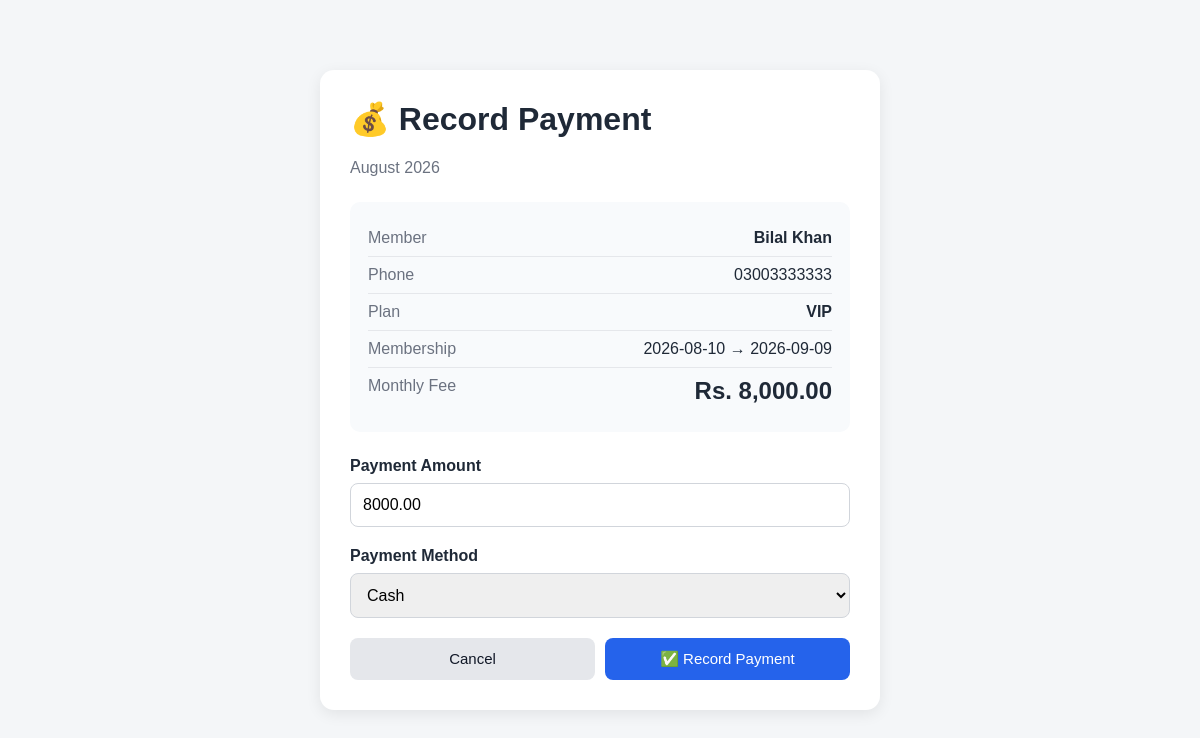
The app's page /record_payment.php?member_id=3 (signed in) with its own data.
### tables this page shows
CREATE TABLE `member_memberships` (
  `membership_id` int NOT NULL AUTO_INCREMENT,
  `member_id` int NOT NULL,
  `plan_id` int NOT NULL,
  `start_date` date NOT NULL,
  `end_date` date NOT NULL,
  `status` enum('active','expired','cancelled') DEFAULT 'active',
  PRIMARY KEY (`membership_id`),
  KEY `member_id` (`member_id`),
  KEY `plan_id` (`plan_id`),
  CONSTRAINT `member_memberships_ibfk_1` FOREIGN KEY (`member_id`) REFERENCES `members` (`member_id`),
  CONSTRAINT `member_memberships_ibfk_2` FOREIGN KEY (`plan_id`) REFERENCES `membership_plans` (`plan_id`)
);

CREATE TABLE `members` (
  `member_id` int NOT NULL AUTO_INCREMENT,
  `gym_id` int NOT NULL,
  `name` varchar(100) NOT NULL,
  `phone` varchar(20) DEFAULT NULL,
  `email` varchar(150) DEFAULT NULL,
  `joining_date` date NOT NULL,
  `status` enum('active','inactive') DEFAULT 'active',
  PRIMARY KEY (`member_id`),
  KEY `fk_members_gym` (`gym_id`),
  CONSTRAINT `fk_members_gym` FOREIGN KEY (`gym_id`) REFERENCES `gyms` (`gym_id`)
);

CREATE TABLE `membership_plans` (
  `plan_id` int NOT NULL AUTO_INCREMENT,
  `gym_id` int NOT NULL,
  `plan_name` varchar(100) NOT NULL,
  `price` decimal(10,2) NOT NULL,
  `duration_months` int NOT NULL,
  `description` text,
  PRIMARY KEY (`plan_id`),
  KEY `fk_plans_gym` (`gym_id`),
  CONSTRAINT `fk_plans_gym` FOREIGN KEY (`gym_id`) REFERENCES `gyms` (`gym_id`)
);

### record_payment.php (the view, shortened to what this page needs)
<?php
require_once "backend/db.php";
$owner_id = $_SESSION["owner_id"];
$member_id = (int) $_GET["member_id"];
$sql = "SELECT
            gym_id,
            gym_name
        FROM gyms
        WHERE owner_id = ?";
$stmt = $conn->prepare($sql);
$stmt->bind_param(
    "i",
    $owner_id
);
$stmt->execute();
$result = $stmt->get_result();
$gym = $result->fetch_assoc();
$gym_id = $gym["gym_id"];
$current_month = date("Y-m-01");
$sql = "SELECT
            m.member_id,
            m.name,
            m.phone,
            mm.membership_id,
            mm.start_date,
            mm.end_date,
            mp.plan_id,
            mp.plan_name,
            mp.price
        FROM members m
        INNER JOIN member_memberships mm
            ON m.member_id = mm.member_id
        INNER JOIN membership_plans mp
            ON mm.plan_id = mp.plan_id
        WHERE m.member_id = ?
        AND m.gym_id = ?
        AND m.status = 'active'
        AND mm.status = 'active'
        AND mm.start_date <= LAST_DAY(?)
        AND mm.end_date >= ?
        ORDER BY mm.membership_id DESC
        LIMIT 1";
$stmt = $conn->prepare($sql);
$stmt->bind_param(
    "iiss",
    $member_id,
    $gym_id,
    $current_month,
    $current_month
);
$stmt->execute();
$result = $stmt->get_result();
$member = $result->fetch_assoc();
?>
<!DOCTYPE html>
<html lang="en">
<head>
    <link rel = "stylesheet" href = "css/record_payment.css">
</head>
<body>
<div class="container">
    <div class="card">
        <h1>
            💰 Record Payment
        </h1>
        <p class="month">
            <?php
            echo date(
                "F Y",
                strtotime($current_month)
            );
            ?>
        </p>
        <div class="info">
            <div class="info-row">
                <span class="label">
                    Member
                </span>
                <strong>
                    <?php
                    echo htmlspecialchars(
                        $member["name"]
                    );
                    ?>
                </strong>
            </div>
            <div class="info-row">
                <span class="label">
                    Phone
                </span>
                <span>
                    <?php
                    echo htmlspecialchars(
                        $member["phone"] ?? "-"
                    );
                    ?>
                </span>
            </div>
            <div class="info-row">
                <span class="label">
                    Plan
                </span>
                <strong>
                    <?php
                    echo htmlspecialchars(
                        $member["plan_name"]
                    );
                    ?>
                </strong>
            </div>
            <div class="info-row">
                <span class="label">
                    Membership
                </span>
                <span>
                    <?php
                    echo $member["start_date"];
                    ?>
                    →
                    <?php
                    echo $member["end_date"];
                    ?>
                </span>
            </div>
            <div class="info-row">
                <span class="label">
                    Monthly Fee
                </span>
                <span class="amount">
                    Rs.
                    <?php
                    echo number_format(
                        $member["price"],
                        2
                    );
                    ?>
                </span>
            </div>
        </div>
        <form
            method="POST"
            action="backend/record_payment.php"
        >
            <label>
                Payment Amount
            </label>
            <input
                type="number"
                name="amount"
                min="0.01"
                step="0.01"
                value="<?php
                    echo $member["price"];
                ?>"
                required
            >
            <label>
                Payment Method
            </label>
            <select
                name="payment_method"
                required
            >
                <option value="cash">
                    Cash
                </option>
            </select>
            <div class="buttons">
                <a
                    href="payments.php"
                    class="button cancel"
                >
                    Cancel
                </a>
                <button
                    type="submit"
                    class="button submit"
                >
                    ✅ Record Payment
                </button>
            </div>
        </form>
    </div>
</div>
</body>
</html>

### css/record_payment.css (style rules this page uses)
* { box-sizing: border-box; }
body { margin: 0; font-family: Arial, sans-serif; background: #f4f6f8; color: #1f2937; }
.container { max-width: 600px; margin: 50px auto; padding: 20px; }
.card { background: white; padding: 30px; border-radius: 14px; box-shadow: 0 4px 15px rgba(0, 0, 0, 0.08); }
h1 { margin-top: 0; }
.month { color: #6b7280; margin-bottom: 25px; }
.info { background: #f8fafc; padding: 18px; border-radius: 10px; margin-bottom: 25px; }
.info-row { display: flex; justify-content: space-between; padding: 9px 0; border-bottom: 1px solid #e5e7eb; }
.info-row:last-child { border-bottom: none; }
.label { color: #6b7280; }
.amount { font-size: 24px; font-weight: bold; }
label { display: block; margin-bottom: 8px; font-weight: 600; }
input, select { width: 100%; padding: 12px; border: 1px solid #d1d5db; border-radius: 8px; font-size: 16px; margin-bottom: 20px; }
.buttons { display: flex; gap: 10px; }
.button { flex: 1; padding: 12px; border-radius: 8px; text-align: center; text-decoration: none; border: none; cursor: pointer; font-size: 15px; }
.submit { background: #2563eb; color: white; }
.cancel { background: #e5e7eb; color: #111827; }

### records on screen
member_memberships: member.name "Bilal Khan", member.phone "03003333333", plan.plan_name "VIP", start_date "2026-08-10", end_date "2026-09-09", plan.price "8,000.00", amount "8000.00"
